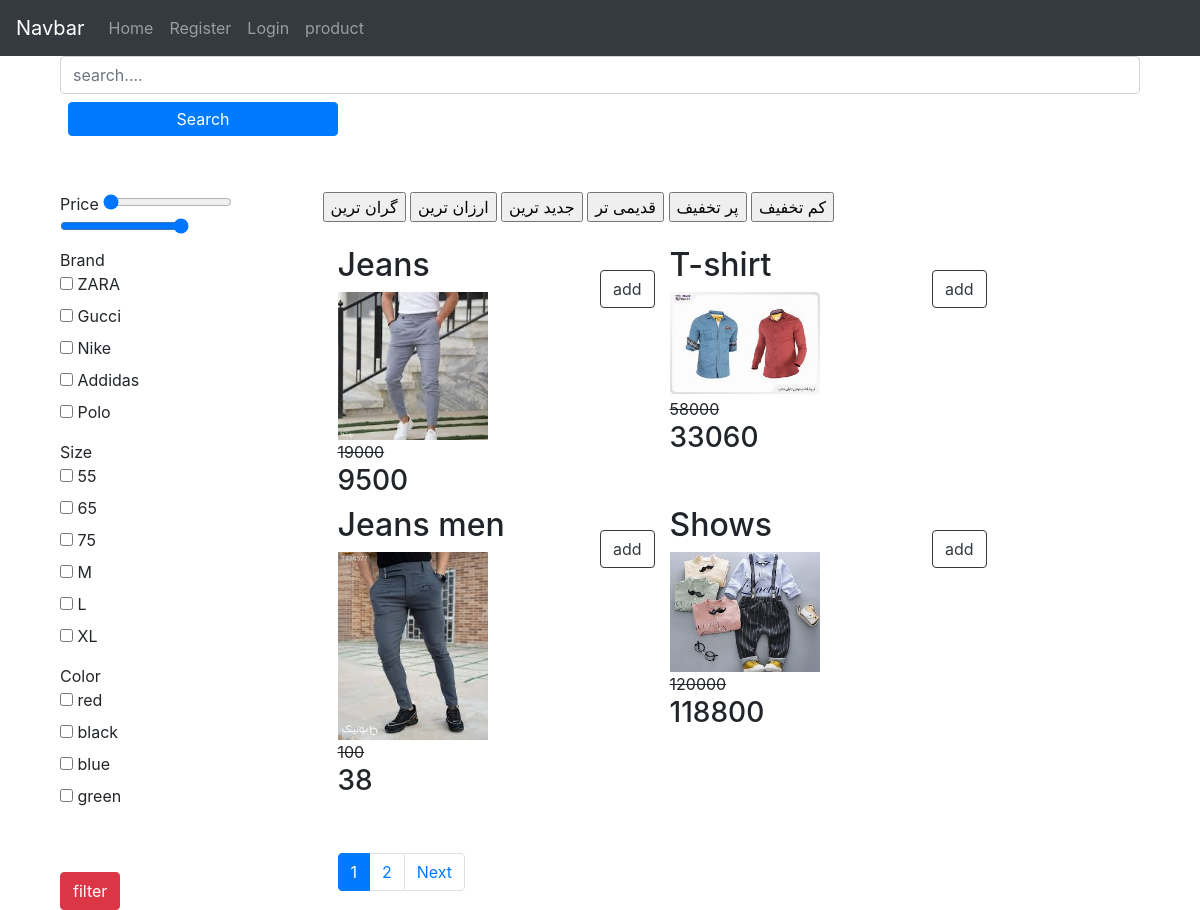
Screenshot of /products/ with the database file from the repository.
### home/models.py (models this page shows, shortened)
class Product(models.Model):
    VARIANT = (
        ('None', 'none'),
        ('Size', 'size'),
        ('Color', 'color'),
    )
    category = models.ManyToManyField(Category, blank=True)
    name = models.CharField(max_length=200)
    amount = models.PositiveIntegerField()
    unit_price = models.PositiveIntegerField()
    discount = models.PositiveIntegerField(blank=True, null=True)
    total_price = models.PositiveIntegerField()
    information = models.TextField(blank=True, null=True)
    create = models.DateTimeField(auto_now_add=True)
    update = models.DateTimeField(auto_now=True)
    available = models.BooleanField(default=True, null=True, blank=True)
    status = models.CharField(max_length=10, null=True, blank=True, choices=VARIANT)
    color = models.ManyToManyField('Color', blank=True)
    size = models.ManyToManyField('Size', blank=True)
    brand = models.ForeignKey('Brand', on_delete=models.CASCADE, blank=True, null=True)
    image = models.FileField(upload_to='product/%Y/%m/&d')
    tags = TaggableManager(blank=True)
    like = models.ManyToManyField(User, blank=True, related_name='product_like')
    total_like = models.PositiveIntegerField(default=0)
    unlike = models.ManyToManyField(User, blank=True, related_name='product_unlike')
    total_unlike = models.PositiveIntegerField(default=0)
    favourite = models.ManyToManyField(User, blank=True, related_name='fa_user')
    total_favourite = models.IntegerField(default=0)
    sell = models.IntegerField(default=0)
    view = models.ManyToManyField(User, blank=True, related_name='product_view')
    num_view = models.IntegerField(default=0)
    @property
    def total_price(self):
        if not self.discount:
            return self.unit_price
        elif self.discount:
            total = (self.discount * self.unit_price) / 100
            return int(self.unit_price - total)
        return self.total_price
    def total_like(self):
        return self.like.count()
    def total_unlike(self):
        return self.unlike.count()

### home/views.py (the view)
# urls.py: path('products/', all_product, name='all_product'),
def all_product(request, slug=None):
    products = Product.objects.all()
    filter_item = ProductFilter(request.GET, queryset=products)
    products = filter_item.qs
    pagination = Paginator(products, 4)
    page_number = request.GET.get('page')
    page_obj = pagination.get_page(page_number)
    category = Category.objects.filter(is_sub=False)
    if slug:
        data = Category.objects.get(slug=slug)
        page_obj = products.filter(category=data)
        pagination = Paginator(page_obj, 4)
        page_number = request.GET.get('page')
        page_obj = pagination.get_page(page_number)
    return render(request, 'home/product.html',
                  {'products': page_obj, 'category': category, 'filter_item': filter_item})

### home/models.py (called while the page is built)
    def __str__(self):
        return self.name

    def __str__(self):
        return self.name

    def __str__(self):
        return self.name

### home/templatetags/home_test.py (called while the page is built)
@register.simple_tag()
def filter_url(number, name, url_encode=None):
    url = f'?{name}={number}'
    if url_encode:
        sp_query = url_encode.split('&')
        sp_filter = filter(lambda x: x.split('=')[0:] != name, sp_query)
        join_query = '&'.join(sp_filter)
        url = f'{url}&{join_query}'
    return url

### home/templatetags/upper_case_filter.py (called while the page is built)
@register.filter()
def convert_to_upper_case(value):
    return value.capitalize()

### home/templates/home/product.html (shortened to what this page needs)
{% extends 'base.html' %}
{% load home_test %}
{% load upper_case_filter %}
{% block content %}
<div class="container-fluid">
    <form action="{% url 'home:search_product' %}" method="post">
        <input type="text" name="search" class="form-control" placeholder="search....">
        <button type="submit" class=" btn btn-primary text-white w-25 m-2 p-1 align-center">Search</button>
    </form>
    <br>
    <div class="row mt-4">
        <div class="col-3">
            <form action="">
                <label for="">Price
                    <input type="range" name="price1" min="1" max="200000000" value="1">
                    <input type="range" name="price2" min="1" max="2000000000" value="2000000000">
                </label><br>
                <label for="">Brand
                    {{filter_item.form.brand}}
                </label>
                <br>
                <label for="">Size
                    {{filter_item.form.size}}
                </label>
                <br>
                <label for="">Color
                    {{filter_item.form.color}}
                </label>
                <br>
                <br><br>
                <button type="submit" class="btn btn-danger">filter</button>
            </form>
        </div>
        <div class="col-9">
            <div class="row">
                <form action="">
                    <input type="submit" value="گران ترین" name="price">
                    <input type="submit" value="ارزان ترین" name="price">
                    <input type="submit" value="جدید ترین" name="create">
                    <input type="submit" value="قدیمی تر" name="create">
                    <input type="submit" value="پر تخفیف" name="discount">
                    <input type="submit" value="کم تخفیف" name="discount">
                </form>
            </div>
            <br>
            <div class="row">
                {% for product in products %}
                <div class="col-4">
                    <h2>{{product.name | convert_to_upper_case }}</h2>
                    <a href="{% url 'home:product_detail' product.id %}"><img src="{{product.image.url}}" alt=""
                                                                              srcset=""
                                                                              style="width: 150px"><br></a>
                    {% if product.discount %}
                    <strike>{{product.unit_price}}</strike>
                    <h3>{{product.total_price}}</h3>
                    {% else %}
                    <h3>{{product.total_price}}</h3>
                    {% endif %}
                </div>
                <br>
                <form action="{%  url 'cart:compare' product.id %}">
                    <br>
                    <button type="submit" class="btn btn-outline-dark">add</button>
                </form>
                {% endfor %}
            </div>
            <br><br>
            <nav aria-label="Page navigation example">
                <ul class="pagination">
                    <li class="page-item active"><a
                            href="{% filter_url pproducts.number 'page' request.GET.urlencode %}" class="page-link">{{products.number}}</a>
                    </li>
                    {% if products.has_next %}
                    <li class="page-item"><a
                            href="{% filter_url products.next_page_number 'page' request.GET.urlencode %}"
                            class="page-link">{{products.next_page_number}}</a>
                    </li>
                    <li class="page-item"><a
                            href="{% filter_url products.next_page_numberr 'page' request.GET.urlencode %}"
                            class="page-link">Next</a></li>
                    {% endif %}
                </ul>
            </nav>
        </div>
    </div>
</div>
{% endblock %}

### rows the page displays
Product: name|convert_to_upper_case "Jeans", image (picture), unit_price "19000", total_price "9500"
Product: name|convert_to_upper_case "T-shirt", image (picture), unit_price "58000", total_price "33060"
Product: name|convert_to_upper_case "Jeans men", image (picture), unit_price "100", total_price "38"
Product: name|convert_to_upper_case "Shows", image (picture), unit_price "120000", total_price "118800"

### other values shown
{{ products.number }} "1"
{{ products.next_page_number }} "2"
